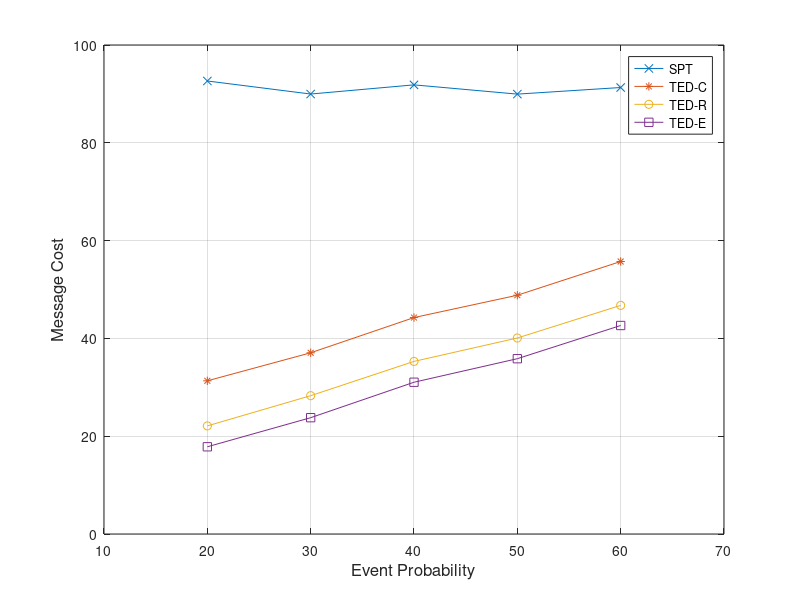

MATLAB code to generate this figure:
x=[20 30 40 50 60]
y=[	92.642	89.973	91.848	89.957	91.306	]
y1=[	31.327	37.058	44.261	48.828	55.725	]
y2=[	22.105	28.285	35.296	40.081	46.752	]
y3=[	17.836	23.787	31.037	35.85	42.638	]
plot(x, y, '-x', x, y1, '-*', x, y2, '-o', x, y3, '-s')
axis([10 70 0 100])
xlabel('Event Probability', 'fontsize',12)
ylabel('Message Cost','fontsize',12)
legend('SPT', 'TED-C', 'TED-R', 'TED-E', 'Location', 'Best')
%set(h, 'Box', 'on')
grid on
